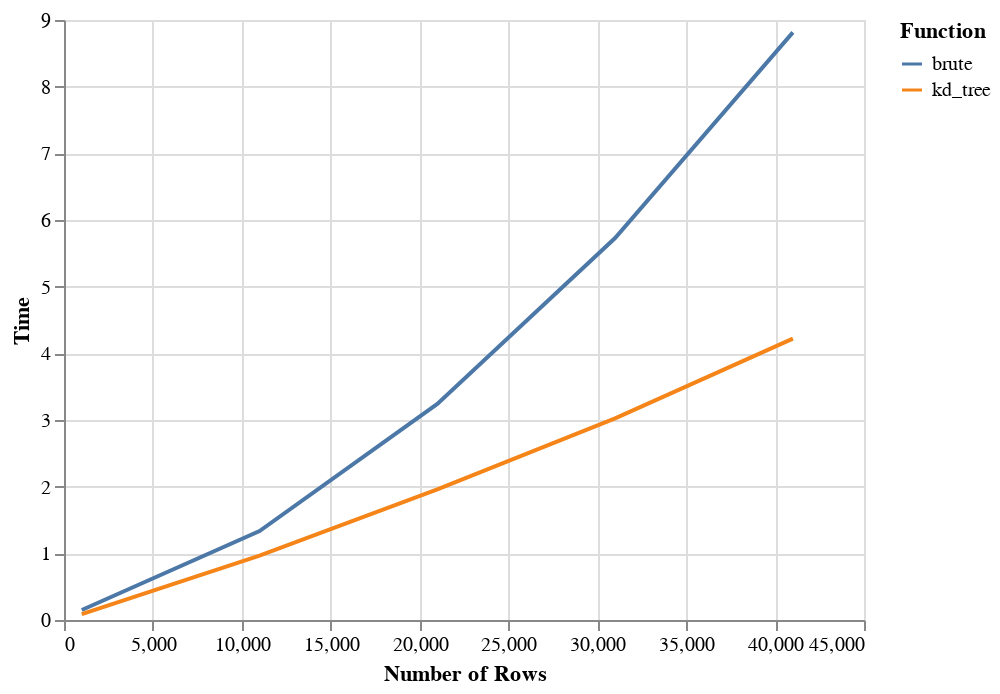

Notebook source saved alongside this figure:
### Code cell
def f(n, algorithm):
    X = iris.data[:, [0, 1]]
    y = iris.target
    idx = np.random.choice(len(iris.target), n, replace=True)
    X = X[idx]
    y = y[idx]
    clf = neighbors.KNeighborsClassifier(k, algorithm=algorithm)
    clf.fit(X, y)
    clf.predict(X)

algorithms = (
    "brute",
    "kd_tree"
)

lengths = list(range(1000, 50000, 10000))

df = pd.DataFrame({**{
    a: [timeit(lambda: f(n, a), number=10) for n in lengths]
    for a in algorithms
}, "n": lengths})

df = df.reset_index().melt(id_vars="n", value_vars=algorithms)
df = df.rename(columns={"variable": "Function", "value": "Time", "n": "Number of Rows"})

alt.Chart(df).mark_line().encode(
    x="Number of Rows",
    y="Time",
    color="Function"
)

### Figure 1 — Vega-Lite specification as saved in the notebook (floating-point values rounded to 4 significant figures)
{"config": {"view": {"continuousWidth": 400, "continuousHeight": 300}}, "data": {"name": "data-90bb8b6e34022a718d3ff4ca523bf4e2"}, "mark": "line", "encoding": {"color": {"field": "Function", "type": "nominal"}, "x": {"field": "Number of Rows", "type": "quantitative"}, "y": {"field": "Time", "type": "quantitative"}}, "$schema": "https://vega.github.io/schema/vega-lite/v4.17.0.json", "datasets": {"data-90bb8b6e34022a718d3ff4ca523bf4e2": [{"Number of Rows": 1000, "Function": "brute", "Time": 0.1494}, {"Number of Rows": 11000, "Function": "brute", "Time": 1.334}, {"Number of Rows": 21000, "Function": "brute", "Time": 3.242}, {"Number of Rows": 31000, "Function": "brute", "Time": 5.729}, {"Number of Rows": 41000, "Function": "brute", "Time": 8.814}, {"Number of Rows": 1000, "Function": "kd_tree", "Time": 0.0869}, {"Number of Rows": 11000, "Function": "kd_tree", "Time": 0.9659}, {"Number of Rows": 21000, "Function": "kd_tree", "Time": 1.958}, {"Number of Rows": 31000, "Function": "kd_tree", "Time": 3.025}, {"Number of Rows": 41000, "Function": "kd_tree", "Time": 4.221}]}}
